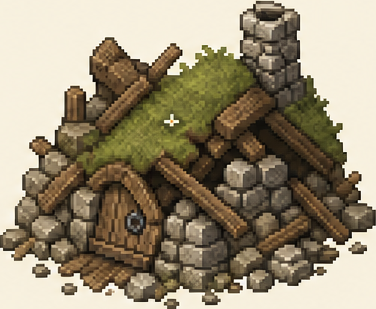
#> input picture frontend/scripts/home-pipeline/work/state4-collapsed.png, 376 x 309 px, found by its file name
$ python derive_ruins.py
#> lines starting #> are read from the running program, lines starting #| are printed output that depends on the picture
#> in main, raw is the input picture: PIL image 376x309 RGBA; mean R, G, B, A 153.4, 141.9, 118.2, 255
### frontend/scripts/character-pipeline/pxutil.py
"""Shared pixel-pipeline helpers for the character pilot (scratchpad tooling)."""

from __future__ import annotations

from collections import Counter

from PIL import Image

CREAM = (240, 234, 216, 255)


def bg_mask(img: Image.Image, tol: int = 30) -> list[list[bool]]:
    """True where a pixel is close to the corner background color."""
#> called with tol = 30
    px = img.load()
    w, h = img.size
#> w = 376; h = 309
    br, bgc, bb = px[0, 0][:3]
#> br = 247; bgc = 240; bb = 222
    mask = [[False] * w for _ in range(h)]
    for y in range(h):
        for x in range(w):
            r, g, b = px[x, y][:3]
            a = px[x, y][3] if len(px[x, y]) == 4 else 255
            if a < 40 or (abs(r - br) <= tol and abs(g - bgc) <= tol and abs(b - bb) <= tol):
                mask[y][x] = True
#> after the loop, mask = 309 items
    return mask


# [27 lines left out: functions find_figure_spans, crop_figure, not called in this run]


def mode_pool(src: Image.Image, target_h: int, tol: int = 30, cover: float = 0.42) -> Image.Image:
    """Downscale to a true pixel grid via per-cell dominant color; background -> alpha 0."""
    src = src.convert("RGBA")
    mask = bg_mask(src, tol)
#> mask = 309 items
    sw, sh = src.size
#> sw = 376; sh = 309
    scale = target_h / sh
#> scale = 0.32
    tw = max(1, round(sw * scale))
#> tw = 120
    out = Image.new("RGBA", (tw, target_h), (0, 0, 0, 0))
#> out: PIL image 120x99 RGBA; every value is 0
    spx, opx = src.load(), out.load()
    for oy in range(target_h):
        y0, y1 = int(oy / scale), max(int(oy / scale) + 1, int((oy + 1) / scale))
        for ox in range(tw):
            x0, x1 = int(ox / scale), max(int(ox / scale) + 1, int((ox + 1) / scale))
            colors: Counter[tuple[int, int, int]] = Counter()
            total = 0
            for sy in range(y0, min(y1, sh)):
                for sx in range(x0, min(x1, sw)):
                    total += 1
                    if not mask[sy][sx]:
                        r, g, b = spx[sx, sy][:3]
                        colors[(r // 6 * 6, g // 6 * 6, b // 6 * 6)] += 1
            if total and colors and (sum(colors.values()) / total) >= cover:
                r, g, b = colors.most_common(1)[0][0]
                opx[ox, oy] = (r, g, b, 255)
#> after the loop, colors = 0 items
    return out


def snap_palette(imgs: list[Image.Image], colors: int = 14) -> list[Image.Image]:
    """Remap all sprites onto one shared median-cut palette (preserving alpha)."""
    opaque = [p[:3] for im in imgs for p in im.getdata() if p[3] > 0]
    strip = Image.new("RGB", (len(opaque), 1))
    strip.putdata(opaque)
    pal_img = strip.quantize(colors=colors, method=Image.Quantize.MEDIANCUT)
    pal = pal_img.getpalette()[: colors * 3]
    pal_colors = [tuple(pal[i : i + 3]) for i in range(0, len(pal), 3)]

    def nearest(c: tuple[int, int, int]) -> tuple[int, int, int]:
        return min(pal_colors, key=lambda p: sum((a - b) ** 2 for a, b in zip(p, c, strict=True)))

    out = []
    for im in imgs:
        new = Image.new("RGBA", im.size, (0, 0, 0, 0))
        new.putdata([(*nearest(p[:3]), 255) if p[3] > 0 else (0, 0, 0, 0) for p in im.getdata()])
        out.append(new)
    return out


def despeckle(img: Image.Image, passes: int = 2) -> Image.Image:
    """Replace isolated pixels with their 8-neighborhood's majority color.

    A pixel is a speckle when no 4-neighbor shares its exact color. Run after
    snap_palette so colors compare exactly.
    """
    out = img.copy()
    w, h = out.size
    for _ in range(passes):
        px = out.load()
        edits: list[tuple[int, int, tuple[int, int, int, int]]] = []
        for y in range(h):
            for x in range(w):
                if px[x, y][3] == 0:
                    continue
                me = px[x, y]
                four = [
                    px[nx, ny]
                    for nx, ny in ((x - 1, y), (x + 1, y), (x, y - 1), (x, y + 1))
                    if 0 <= nx < w and 0 <= ny < h and px[nx, ny][3] > 0
                ]
                if any(n == me for n in four):
                    continue
                ring = [
                    px[nx, ny]
                    for nx in range(x - 1, x + 2)
                    for ny in range(y - 1, y + 2)
                    if (nx, ny) != (x, y) and 0 <= nx < w and 0 <= ny < h and px[nx, ny][3] > 0
                ]
                if ring:
                    edits.append((x, y, Counter(ring).most_common(1)[0][0]))
        for x, y, c in edits:
            out.putpixel((x, y), c)
    return out


# [11 lines left out: function contact_sheet, not called in this run]

### frontend/scripts/home-pipeline/derive_ruins.py
"""Derive the 8-frame ruins.png set from the raw (un-aligned) collapsed state.

Ruin frames are drawn standalone (never alongside components.png frames), so
they don't need the shared master coordinate system -- just internal
consistency across the 8 variants.
"""

from __future__ import annotations

import random
import sys

sys.path.insert(
    0, "/Users/muhammadsafi/Desktop/software-dev/simulation/frontend/scripts/character-pipeline"
)

from PIL import Image, ImageDraw
from pxutil import despeckle, mode_pool, snap_palette

WORK = "/Users/muhammadsafi/Desktop/software-dev/simulation/frontend/scripts/home-pipeline/work"
OUT = f"{WORK}/ruins"
CELL = 128

HOME_RUIN_IDS = [
    "rubble-full",
    "rubble-full-scavenge",
    "rubble-picked",
    "rubble-picked-scavenge",
    "rubble-bare",
    "rubble-bare-scavenge",
    "collapse-debris",
    "snapshot-sweep-dissolve",
]

WOOD_HUES = range(15, 45)  # brown/tan hue band we treat as "wood" for bare-ification


def rgb_to_hsv_hue(r: int, g: int, b: int) -> float:
    import colorsys

    h, _s, _v = colorsys.rgb_to_hsv(r / 255, g / 255, b / 255)
    return h * 360


def fit_to_cell(img: Image.Image, max_dim: int = 120) -> Image.Image:
    pooled = mode_pool(
        img, max_dim if img.height >= img.width else round(max_dim * img.height / img.width)
    )
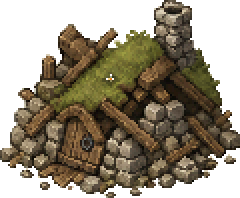
#> pooled: PIL image 120x99 RGBA (shown 2 times larger); mean R, G, B, A 59.7, 50.7, 33.6, 161.4; transparent parts drawn white
    if pooled.width > max_dim:
        scale = max_dim / pooled.width
        pooled = pooled.resize(
            (max_dim, max(1, round(pooled.height * scale))), Image.Resampling.NEAREST
        )
    cell = Image.new("RGBA", (CELL, CELL), (0, 0, 0, 0))
#> cell: PIL image 128x128 RGBA; every value is 0
    ox = (CELL - pooled.width) // 2
#> ox = 4
    oy = CELL - pooled.height - 4
#> oy = 25
    cell.alpha_composite(pooled, (ox, oy))
    return cell


def remove_wood(img: Image.Image, strength: float, rng: random.Random | None = None) -> Image.Image:
    """Desaturate/remove warm wood-brown pixels, simulating scavenged timber.

    strength in [0,1]: fraction of wood pixels dropped outright (alpha=0);
    remaining wood pixels are desaturated toward stone-gray so even the
    un-dropped wood reads as "picked over" rather than fresh timber.
    """
#> called with strength = 0.5
    out = img.copy()
    px = out.load()
    w, h = out.size
#> w = 128; h = 128
    local_rng = rng or random.Random(7)
    for y in range(h):
        for x in range(w):
            r, g, b, a = px[x, y]
            if a == 0:
                continue
            hue = rgb_to_hsv_hue(r, g, b)
            is_wood = 12 <= hue <= 42 and r > g > b and (r - b) > 25
            if is_wood:
                if local_rng.random() < strength:
                    px[x, y] = (0, 0, 0, 0)
                else:
                    gray = int(0.3 * r + 0.59 * g + 0.11 * b)
                    blend = min(1.0, strength + 0.25)
                    nr = int(r + (gray - r) * blend)
                    ng = int(g + (gray - g) * blend)
                    nb = int(b + (gray - b) * blend)
                    px[x, y] = (nr, ng, nb, a)
    return out


def add_basket(img: Image.Image) -> Image.Image:
    out = img.copy()
    d = ImageDraw.Draw(out)
    bx, by = 96, 104
    d.polygon(
        [(bx, by), (bx + 20, by), (bx + 17, by + 14), (bx + 3, by + 14)],
        fill=(120, 84, 46, 255),
        outline=(60, 40, 20, 255),
    )
    d.line([(bx + 4, by), (bx + 10, by - 7), (bx + 16, by)], fill=(90, 60, 32, 255), width=1)
    return out


def dust_cloud(img: Image.Image, rng: random.Random) -> Image.Image:
    out = img.copy()
    d = ImageDraw.Draw(out)
    for _ in range(60):
        x = rng.randint(10, 118)
        y = rng.randint(40, 122)
        r = rng.randint(1, 3)
        d.ellipse([x - r, y - r, x + r, y + r], fill=(200, 195, 180, rng.randint(40, 110)))
    return out


def dissolve(img: Image.Image, rng: random.Random) -> Image.Image:
    out = img.copy()
    px = out.load()
    w, h = out.size
    for y in range(h):
        for x in range(w):
            r, g, b, a = px[x, y]
            if a == 0:
                continue
            # push toward moss green + fade alpha, more at the top (older/weathered)
            fade = 0.55 + 0.35 * (y / h)
            nr = int(r * 0.75 + 70 * 0.25)
            ng = int(g * 0.85 + 96 * 0.15)
            nb = int(b * 0.8 + 60 * 0.2)
            na = int(a * fade)
            if rng.random() < 0.06:
                na = 0
            px[x, y] = (nr, ng, nb, na)
    return out


def main() -> None:
    import os

    os.makedirs(OUT, exist_ok=True)
    rng = random.Random(20260724)
    raw = Image.open(f"{WORK}/state4-collapsed.png").convert("RGBA")
    rubble_full = fit_to_cell(raw)

    frames: dict[str, Image.Image] = {}
    frames["rubble-full"] = rubble_full
    frames["rubble-picked"] = remove_wood(rubble_full, 0.5, rng)
    frames["rubble-bare"] = remove_wood(rubble_full, 1.0, rng)
    frames["rubble-full-scavenge"] = add_basket(frames["rubble-full"])
    frames["rubble-picked-scavenge"] = add_basket(frames["rubble-picked"])
    frames["rubble-bare-scavenge"] = add_basket(frames["rubble-bare"])
    frames["collapse-debris"] = dust_cloud(rubble_full, rng)
    frames["snapshot-sweep-dissolve"] = dissolve(frames["rubble-bare"], rng)

    ordered = [frames[name] for name in HOME_RUIN_IDS]
    snapped = snap_palette(ordered, colors=20)
#> the loop in snap_palette, `for im in imgs:` made 8 passes
#> after the loop in snap_palette, `for im in imgs:`:
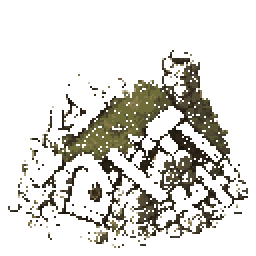
#> new: PIL image 128x128 RGBA (shown 2 times larger); mean R, G, B, A 15.6, 14.3, 9.2, 52.6; transparent parts drawn white
    despeckled = [despeckle(img, passes=1) for img in snapped]
#> after the loop in despeckle (call 7), `for _ in range(passes):`:
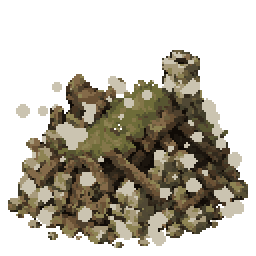
#> out: PIL image 128x128 RGBA (shown 2 times larger); mean R, G, B, A 54.1, 49, 37, 120.5; transparent parts drawn white
#> after the loop in despeckle (call 8), `for _ in range(passes):`:
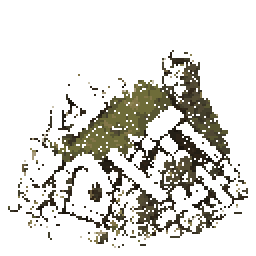
#> out: PIL image 128x128 RGBA (shown 2 times larger); mean R, G, B, A 15.3, 14.2, 9, 52.6; transparent parts drawn white
    for name, img in zip(HOME_RUIN_IDS, despeckled, strict=True):
        img.save(f"{OUT}/{name}.png")
#> this loop made 8 passes
#> name on passes 1 to 8: 'rubble-full', 'rubble-full-scavenge', 'rubble-picked', 'rubble-picked-scavenge', 'rubble-bare', 'rubble-bare-scavenge', 'collapse-debris', 'snapshot-sweep-dissolve'

    cols, rows = 4, 2
    atlas = Image.new("RGBA", (cols * CELL, rows * CELL), (0, 0, 0, 0))
#> atlas: PIL image 512x256 RGBA; every value is 0
    for i in range(len(HOME_RUIN_IDS)):
        cx, cy = (i % cols) * CELL, (i // cols) * CELL
        atlas.alpha_composite(despeckled[i], (cx, cy))
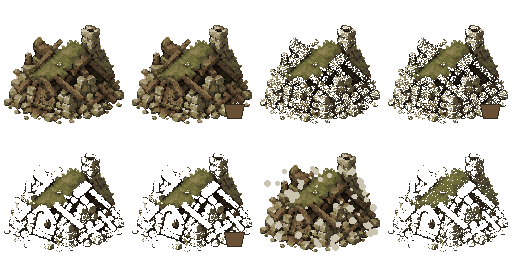
#> atlas: PIL image 512x256 RGBA; mean R, G, B, A 31.1, 27.8, 19.1, 87.4; transparent parts drawn white
    atlas.save(f"{WORK}/ruins-atlas.png")

    sheet = Image.new("RGBA", (cols * (CELL + 6) + 6, rows * (CELL + 20) + 6), (247, 239, 220, 255))
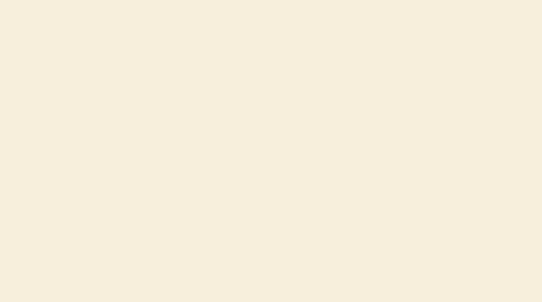
#> sheet: PIL image 542x302 RGBA; mean R, G, B, A 247, 239, 220, 255
    d = ImageDraw.Draw(sheet)
    for i, name in enumerate(HOME_RUIN_IDS):
        cx, cy = (i % cols) * (CELL + 6) + 6, (i // cols) * (CELL + 20) + 6
        sheet.alpha_composite(despeckled[i], (cx, cy))
        d.text((cx, cy + CELL + 2), name, fill=(20, 20, 20, 255))
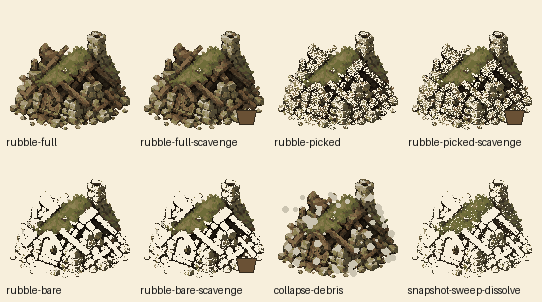
#> sheet: PIL image 542x302 RGBA; mean R, G, B, A 202, 193.6, 173, 255
    sheet.save(f"{WORK}/preview/ruins-full.png")
    print("saved", len(HOME_RUIN_IDS), "ruin frames")


if __name__ == "__main__":
    main()

$ run again, with frontend/scripts/home-pipeline/work/state2-complete-aligned.png copied over frontend/scripts/home-pipeline/work/state4-collapsed.png
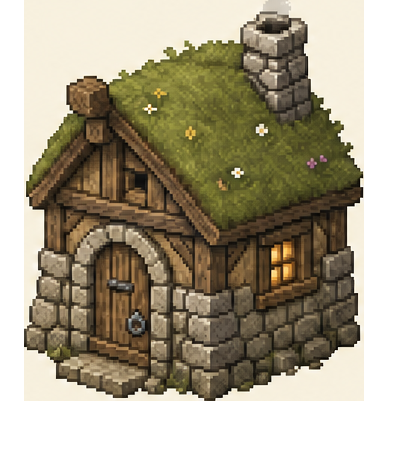
#> input picture frontend/scripts/home-pipeline/work/state2-complete-aligned.png, 420 x 460 px, found by its file name
#> in main, raw is the input picture: PIL image 420x460 RGBA; mean R, G, B, A 98.1, 90, 70.3, 180
#> br = 0
#> after the loop in bg_mask, `for y in range(h):`: mask = 460 items
#> after the loop in mode_pool, `for oy in range(target_h):`: colors = 0 items
#> the loop in snap_palette, `for im in imgs:` made 8 passes
#> the loop in main, `for name, img in zip(HOME_RUIN_IDS, despeckled, strict=True):` made 8 passes
#> name on passes 1 to 8: 'rubble-full', 'rubble-full-scavenge', 'rubble-picked', 'rubble-picked-scavenge', 'rubble-bare', 'rubble-bare-scavenge', 'collapse-debris', 'snapshot-sweep-dissolve'
#> after the loop in main, `for i, name in enumerate(HOME_RUIN_IDS):`:
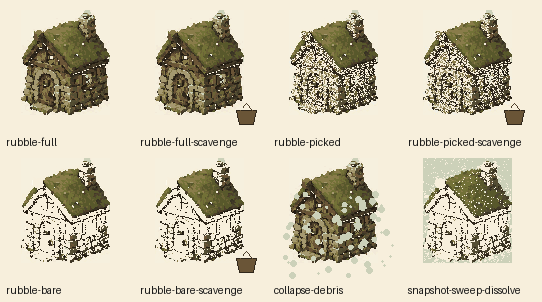
#> sheet: PIL image 542x302 RGBA; mean R, G, B, A 205.8, 198.3, 176.3, 255
